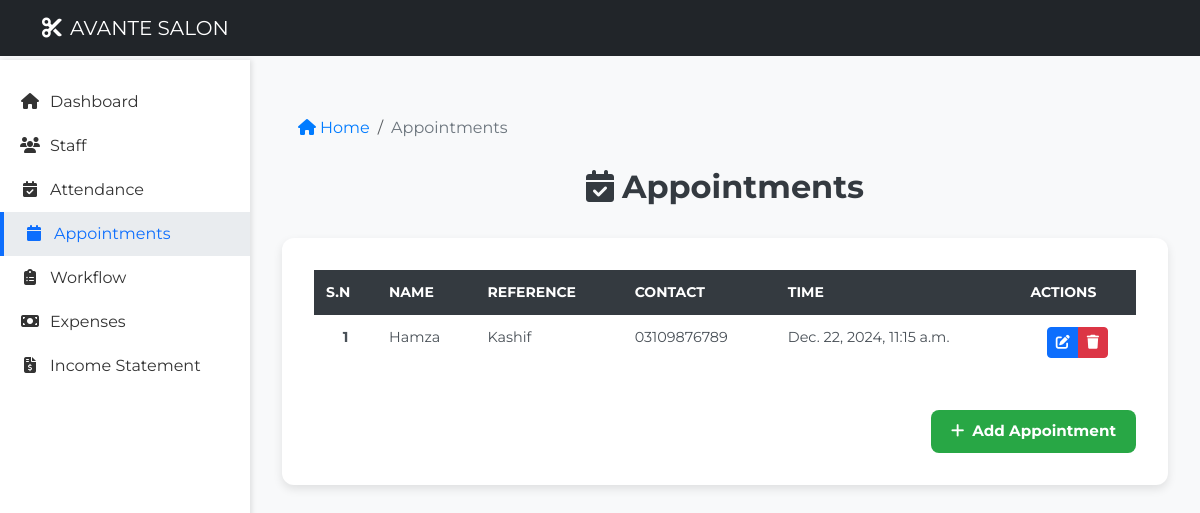
The page /appointments/ (signed in) on the database its author committed.
### core/models.py (models this page shows, shortened)
class Appointments(models.Model):
    name = models.CharField(max_length=100)
    reference = models.CharField(max_length=100)
    contact = models.CharField(max_length=11)
    service = models.CharField(max_length=50)
    created_at = models.DateTimeField(auto_now_add=True)
    updated_at = models.DateTimeField(auto_now=True, null=True, blank=True)
    status = models.CharField(max_length=10, choices=APPOINMENT_STATUS)
    time = models.DateTimeField(blank=True, null=True)

### core/views.py (the view)
# urls.py: path('appointments/', views.appointments, name='appointments'),
@admin_only
def appointments(request):
    appointments_qs = Appointments.objects.all()
    context = {
        "appointments": appointments_qs
    }
    return render(request, 'appoinments.html', context)

### templates/appoinments.html (shortened to what this page needs)
<!DOCTYPE html>
<html lang="en">
<head>
    <link href="https://cdn.jsdelivr.net/npm/bootstrap@5.3.0-alpha3/dist/css/bootstrap.min.css" rel="stylesheet">
    <link rel="stylesheet" href="https://cdnjs.cloudflare.com/ajax/libs/font-awesome/6.4.0/css/all.min.css">
</head>
<body>
    <nav class="navbar navbar-dark navbar-expand-lg">
        <div class="container">
            <a class="navbar-brand" href="#"><i class="fas fa-cut me-2"></i>AVANTE SALON</a>
        </div>
    </nav>
    <div class="sidebar collapse d-md-block" id="sidebarMenu">
        <ul class="nav flex-column">
            <li class="nav-item">
                <a class="nav-link" href="/">
                    <i class="fa-solid fa-house"></i>Dashboard
                </a>
            </li>
            <li class="nav-item">
                <a class="nav-link" href="/staff">
                    <i class="fa-solid fa-users"></i>Staff
                </a>
            </li>
            <li class="nav-item">
                <a class="nav-link" href="/attendance">
                    <i class="fa-solid fa-calendar-check"></i>Attendance
                </a>
            </li>
            <li class="nav-item">
                <a class="nav-link active" href="/appointments">
                    <i class="fa-solid fa-calendar"></i>Appointments
                </a>
            </li>
            <li class="nav-item">
                <a class="nav-link" href="/workflow">
                    <i class="fa-solid fa-clipboard-list"></i>Workflow
                </a>
            </li>
            <li class="nav-item">
                <a class="nav-link" href="/expenses">
                    <i class="fa-solid fa-money-bill"></i>Expenses
                </a>
            </li>
            <li class="nav-item">
                <a class="nav-link" href="/income-statement">
                    <i class="fa-solid fa-file-invoice-dollar"></i>Income Statement
                </a>
            </li>
        </ul>
    </div>
    <div class="main-content">
        <div class="container mt-4">
            <nav aria-label="breadcrumb">
                <ol class="breadcrumb">
                    <li class="breadcrumb-item"><a href="{% url 'core:index' %}"><i class="fas fa-home me-1"></i>Home</a></li>
                    <li class="breadcrumb-item active" aria-current="page">Appointments</li>
                </ol>
            </nav>
        </div>
        <div class="container">
            <h1><i class="fas fa-calendar-check me-2"></i>Appointments</h1>
            <div class="table-container">
                <div class="table-responsive">
                    <table class="table appointment-table">
                        <thead>
                            <tr>
                                <th>S.N</th>
                                <th>Name</th>
                                <th>Reference</th>
                                <th>Contact</th>
                                <th>Time</th>
                                <th>Actions</th>
                            </tr>
                        </thead>
                        <tbody>
                            {% for appointment in appointments %}
                            <tr>
                                <td class="serial-number">{{ forloop.counter }}</td>
                                <td class="text-start">{{ appointment.name }}</td>
                                <td class="text-start">{{ appointment.reference }}</td>
                                <td class="text-start">{{ appointment.contact }}</td>
                                <td class="text-start">{{ appointment.time }}</td>
                                <td>
                                    <div class="btn-group">
                                        <button class="btn btn-sm btn-primary"
                                                onclick="editAppointment('{{ appointment.pk }}', '{{ appointment.name }}', '{{ appointment.reference }}', '{{ appointment.contact }}', '{{ appointment.service }}', '{{ appointment.time|date:'Y-m-d\TH:i' }}')"
                                                title="Edit">
                                            <i class="fas fa-edit"></i>
                                        </button>
                                        <button class="btn btn-sm btn-danger"
                                                onclick="deleteAppointment('{{ appointment.pk }}', '{{ appointment.name }}')"
                                                title="Delete">
                                            <i class="fas fa-trash"></i>
                                        </button>
                                    </div>
                                </td>
                            </tr>
                            {% empty %}
                            <tr>
                                <td colspan="6" class="text-center">No appointments found.</td>
                            </tr>
                            {% endfor %}
                        </tbody>
                    </table>
                </div>
                <div class="text-end mt-4">
                    <button class="btn btn-add-appointment" data-bs-toggle="modal" data-bs-target="#addAppointmentModal">
                        <i class="fas fa-plus me-2"></i>Add Appointment
                    </button>
                </div>
            </div>
        </div>
    </div>
</body>
</html>

### templates/appoinments.html (style rules this page uses)
body { background-color: #f8f9fa; font-family: 'Montserrat', sans-serif; }
.navbar { position: fixed; top: 0; width: 100%; z-index: 1000; background-color: #212529 !important; }
.navbar-brand, .navbar-nav .nav-link { color: #fff !important; }
.sidebar { position: fixed; top: 60px; left: 0; bottom: 0; width: 250px; background-color: white; padding-top: 20px; overflow-y: auto; z-index: 100; box-shadow: 2px 0 5px rgba(0,0,0,0.1); }
.main-content { margin-left: 250px; margin-top: 60px; padding: 20px; }
.nav-link { color: #333; padding: 10px 20px; transition: all 0.3s; }
.nav-link.active { color: #0d6efd; background-color: #e9ecef; border-left: 4px solid #0d6efd; }
.nav-item i { width: 20px; text-align: center; margin-right: 10px; }
.breadcrumb { background: transparent; padding: 0.75rem 1rem; margin-bottom: 1rem; }
.breadcrumb-item a { color: #007bff; text-decoration: none; }
.breadcrumb-item.active { color: #6c757d; }
h1 { color: #343a40; font-size: 2rem; font-weight: bold; text-align: center; margin-bottom: 2rem; }
.table-container { background: white; padding: 2rem; border-radius: 12px; box-shadow: 0 4px 10px rgba(0, 0, 0, 0.1); }
.appointment-table { border-collapse: separate; border-spacing: 0; }
.appointment-table th { background-color: #343a40; color: white; text-transform: uppercase; font-weight: bold; font-size: 0.875rem; border: none; padding: 12px; position: sticky; top: 0; z-index: 10; }
.appointment-table td { text-align: center; border: none; font-size: 0.9rem; color: #495057; padding: 12px; }
.btn-add-appointment { background-color: #28a745; border: none; color: white; border-radius: 8px; font-size: 0.95rem; font-weight: bold; padding: 10px 20px; transition: 0.3s all; }
.table-responsive { max-height: 600px; overflow-y: auto; }
.serial-number { font-weight: bold; color: #6c757d; }

### rows shown on the page
Appointments: name "Hamza", reference "Kashif", contact "03109876789", time "Dec. 22, 2024, 11:15 a.m."
